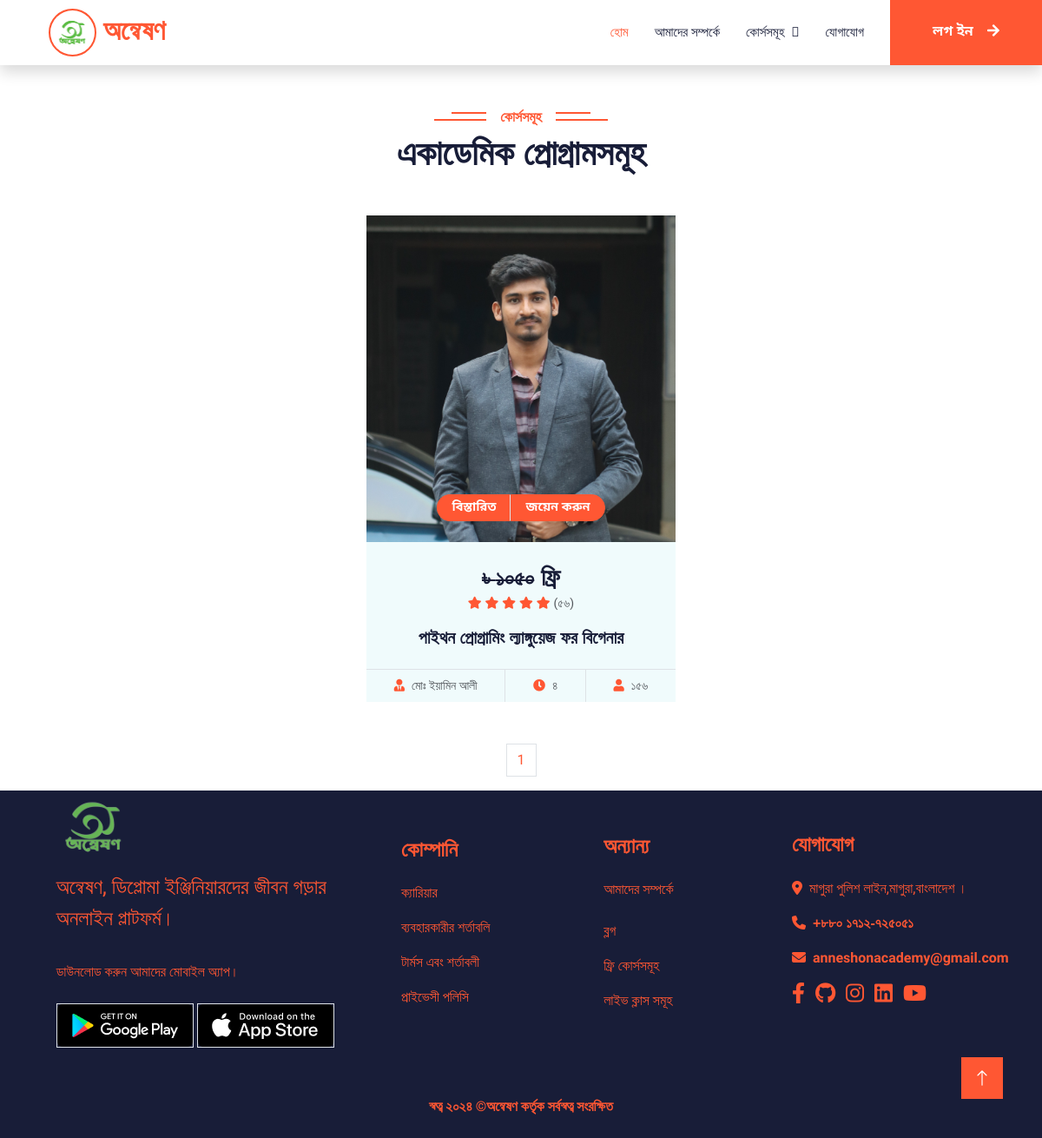
The app's page /academic/ with its own data.
### Academy/models.py (models this page shows, shortened)
class Academy_course_Item(models.Model):
    course_item = models.CharField(choices=COURSE_ITEM_CHOICES, max_length=100, blank=True, null=True)
    course_name = models.CharField(max_length=100)
    course_instructor = models.CharField(max_length=50)
    duration_hour = models.CharField(max_length=50)
    duration_day = models.CharField(max_length=50,blank=True, null=True)
    total_student = models.CharField(max_length=50,blank=True, null=True)
    total_review_person = models.CharField(max_length=50, blank=True, null=True)
    course_price = models.CharField(max_length=50)
    discount_price = models.CharField(max_length=50)
    course_banner = models.ImageField(upload_to='CourseBannerImage')
    demo_class_link_YT = models.CharField(max_length=300)
    course_playlist_link = models.CharField(max_length=200)
    popular_or_not = models.BooleanField(default=False, blank=True, null=True)

### Academy/views.py (the view)
# urls.py: path('academic/',views.Academic_program, name='academic'),
def Academic_program(request):
    academic = Academy_course_Item.objects.filter(course_item='Academic')
    paginator = Paginator(academic,6)
    page_number = request.GET.get('page')
    page_obj = paginator.get_page(page_number)
    page_total = page_obj.paginator.num_pages
    return render(request, 'Academy/academic.html',{'academic':page_obj,'page_total':[n+1 for n in range(page_total)]})

### Academy/context_processors.py (called while the page is built)
def ExpertInstructor_details(request):
    instructor_details = Expert_Instructor.objects.all()
    reviews = Contact_forms.objects.filter(show_review_home=True)
    return {'instructor':instructor_details,'reviews':reviews}

def popular_course(request):
    popular_course = Academy_course_Item.objects.filter(popular_or_not=True)
    paginator = Paginator(popular_course,6)
    page_number = request.GET.get('page')
    page_obj = paginator.get_page(page_number)
    page_total = page_obj.paginator.num_pages
    return {'popular_course':page_obj,'page_total':[n+1 for n in range(page_total)]}

def CountCourse(request):
    academic = len(Academy_course_Item.objects.filter(course_item='Academic'))
    skill = len(Academy_course_Item.objects.filter(course_item='Skill Development'))
    others = len(Academy_course_Item.objects.filter(course_item='Others'))
    context = {
        'academic':academic,
        'skill':skill,
        'others':others,
    }
    return context

### templates/Academy/academic.html (shortened to what this page needs)
{% extends "common_code/base.html" %}
{% load static %}
{% block content %}
<div class="container-xxl py-5">
    <div class="container">
        <div class="text-center wow fadeInUp" data-wow-delay="0.1s">
            <h6 class="section-title bg-white text-center text-primary px-3">কোর্সসমূহ</h6>
            <h1 class="mb-5">একাডেমিক প্রোগ্রামসমূহ</h1>
        </div>
        <div class="row g-4 justify-content-center">
           {% for academic in academic %}
           <div class="col-lg-4 col-md-6 wow fadeInUp" data-wow-delay="0.1s">
               <div class="course-item bg-light">
                   <div class="position-relative overflow-hidden">
                       <img class="img-fluid" src="{{academic.course_banner.url}}" alt="">
                       <div class="w-100 d-flex justify-content-center position-absolute bottom-0 start-0 mb-4">
                           <a href="{% url 'details' academic.id %}" class="flex-shrink-0 btn btn-sm btn-primary px-3 border-end" style="border-radius: 30px 0 0 30px;">বিস্তারিত</a>
                           {% if request.user.is_authenticated %}
                           <a href="{{academic.course_playlist_link}}" target="_blank" class="flex-shrink-0 btn btn-sm btn-primary px-3" style="border-radius: 0 30px 30px 0;">জয়েন করুন</a>
                           {% else %}
                           <a href="{% url 'signup' %}" class="flex-shrink-0 btn btn-sm btn-primary px-3" style="border-radius: 0 30px 30px 0;">জয়েন করুন</a>
                           {% endif %}
                       </div>
                   </div>
                   <div class="text-center p-4 pb-0">
                       <h3 class="mb-0"> <del><small style="font-size: 25px;">৳ {{academic.course_price}}</small></del> {{academic.discount_price}}</h3>
                       <div class="mb-3">
                           <small class="fa fa-star text-primary"></small>
                           <small class="fa fa-star text-primary"></small>
                           <small class="fa fa-star text-primary"></small>
                           <small class="fa fa-star text-primary"></small>
                           <small class="fa fa-star text-primary"></small>
                           <small>({{academic.total_review_person}})</small>
                       </div>
                       <h5 class="mb-4">{{academic.course_name}}</h5>
                   </div>
                   <div class="d-flex border-top">
                       <small class="flex-fill text-center border-end py-2"><i class="fa fa-user-tie text-primary me-2"></i>{{academic.course_instructor}}</small>
                       <small class="flex-fill text-center border-end py-2"><i class="fa fa-clock text-primary me-2"></i>{{academic.duration_hour}}</small>
                       <small class="flex-fill text-center py-2"><i class="fa fa-user text-primary me-2"></i>{{academic.total_student}}</small>
                   </div>
               </div>
           </div>
            {% endfor %}
        </div>
    </div>
</div>
<nav aria-label="Page navigation example">
  <ul class="pagination" style="justify-content: center;">
    {% for page in page_total %}
    <li class="page-item"><a class="page-link" href="/academic/?page={{page}}">{{page}}</a></li>
    {% endfor %}
  </ul>
</nav>
{% endblock content %}

### static/css/style.css (style rules this page uses)
* { margin: 0; padding: 0; font-family: "Hind Siliguri", serif; }
img { max-width: 100%; }
a { text-decoration: none; }
:root { --primary: #FF5733 !important; --light: #F0FBFC !important; --dark: #181d38 !important; }
.btn { font-family: 'Noto Sans Bengali', sans-serif; font-weight: 600; transition: .5s; }
.btn.btn-primary, .btn.btn-secondary { color: #FFFFFF; }
.section-title { position: relative; display: inline-block; text-transform: uppercase; }
.section-title::before { position: absolute; content: ""; width: calc(100% + 80px); height: 2px; top: 4px; left: -40px; background: var(--primary); z-index: -1; }
.section-title::after { position: absolute; content: ""; width: calc(100% + 120px); height: 2px; bottom: 5px; left: -60px; background: var(--primary); z-index: -1; }
.category img, .course-item img { transition: .5s; }

### records on screen
Academy_course_Item: course_banner (picture), course_price "১০৫০", discount_price "ফ্রি", total_review_person "৫৬", course_name "পাইথন প্রোগ্রামিং ল্যাঙ্গুয়েজ ফর বিগেনার", course_instructor "মোঃ ইয়ামিন আলী", duration_hour "৪", total_student "১৫৬"

### other values on screen
{{ page }} "1"
